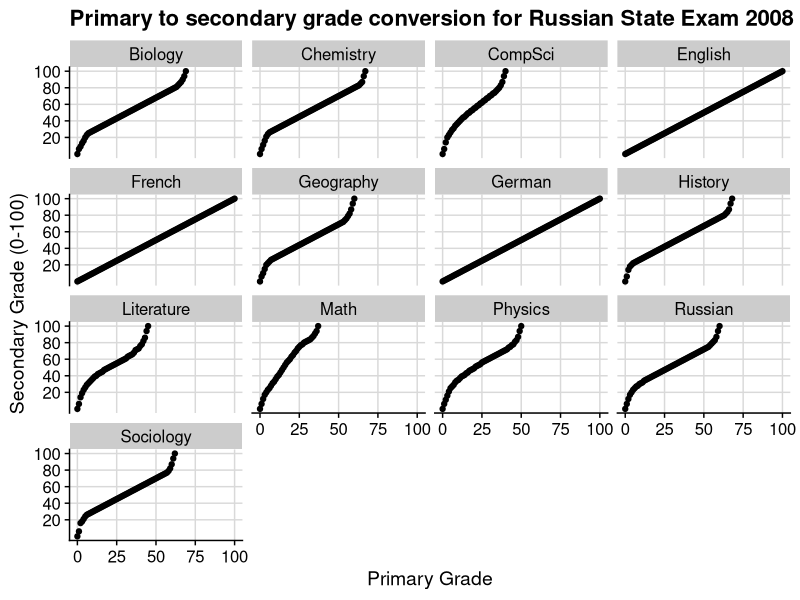
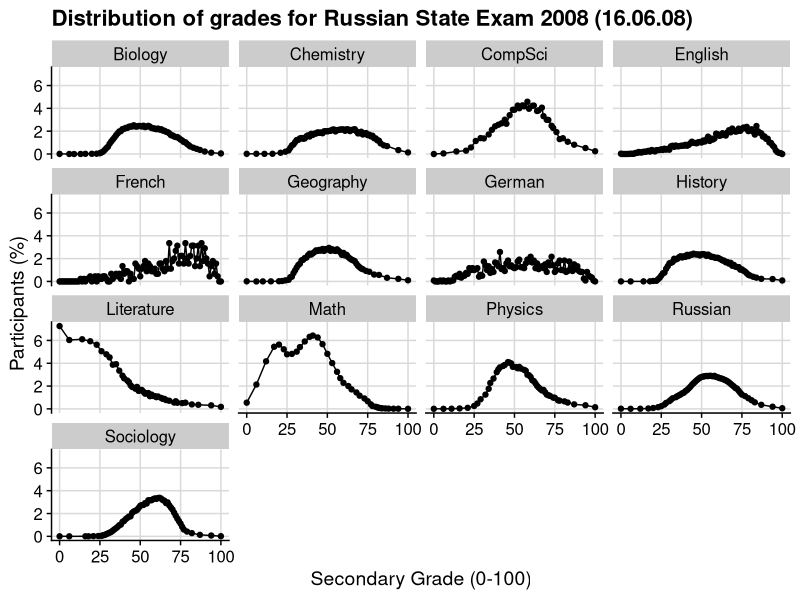
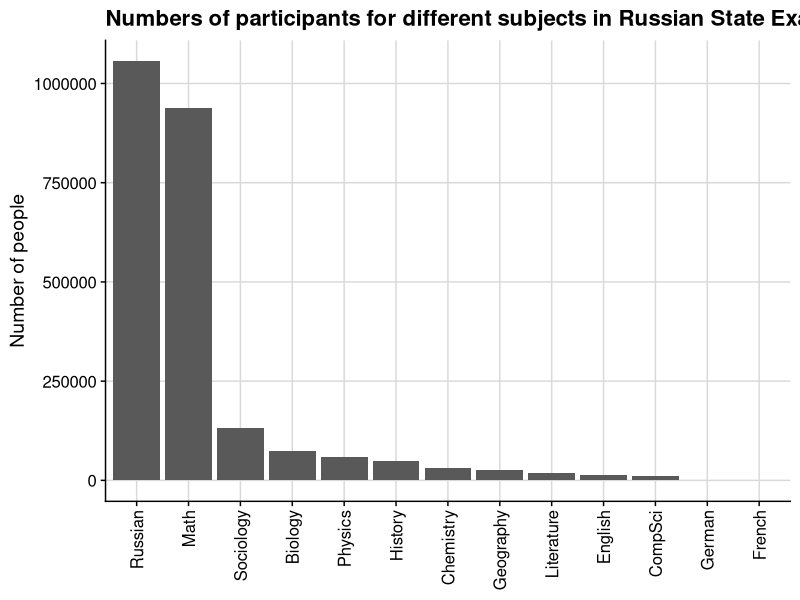

Reproduce these figures in R, in order.
#install.packages("rstudioapi")
library("rstudioapi")
setwd(dirname(rstudioapi::getActiveDocumentContext()$path))

#install.packages("ggplot2")
library("ggplot2")
#install.packages("cowplot")
library("cowplot")
#install.packages("ggrepel")
library("ggrepel")
#install.packages("readxl")
library("readxl")
#install.packages("plyr")
library("plyr")





##### reading data #####

#creating data frame
data <- data.frame(primary=c(),
                   secondary=c(),
                   people=c(),
                   percent=c(),
                   integralPercent=c(),
                   subject=c())

#creating a vector of subjects
subjects <- c('Russian', 'Math',
              'Physics', 'Chemistry',
              'CompSci', 'Biology',
              'History', 'Geography',
              'English', 'German',
              'French', 'Sociology', 'Literature')

# reading from file
for(i in 1:13){
  data_temp <- read_excel(file.path('data', 'tabl_sootv.xls'), sheet = i, skip=4)
  data_temp$subject <- subjects[i]
  data_temp <- data_temp[-dim(data_temp)[1],]
  data <- rbind(data, data_temp)
}

#making sure colnames are in check after merging data
colnames(data) <- c('primary', 'secondary', 'people', 'percent', 'integral', 'subject')
rm(data_temp)

#creating categories
data$category <- ""
data[data$subject == "Russian" |
       data$subject == "Math",]$category <- 'Obligatory'

data[data$subject == "English" |
       data$subject == "German" |
       data$subject == "French",]$category <- 'Foreign Languages'

data[data$subject == "Physics" |
       data$subject == "Chemistry" |
       data$subject == "Biology" |
       data$subject == "CompSci"|
       data$subject == "Geography",]$category <- 'Natural Sciences'

data[data$subject == "History" |
       data$subject == "Sociology" |
       data$subject == "Literature",]$category <- 'Social Sciences'





##### plotting primary to secondary #####

plotdots<- ggplot(data, aes(x=primary, y=secondary)) +
  geom_point() +
  scale_y_continuous(breaks=c(20,40,60,80,100)) +
  ggtitle("Primary to secondary grade conversion for Russian State Exam 2008")+
  xlab("Primary Grade")+
  ylab("Secondary Grade (0-100)")+
  facet_wrap( ~ subject, ncol=4)

png(file='ExamResults2008.png', width=800, height=600)
print(plotdots +
        theme_half_open() +
        background_grid() +
        theme())
dev.off()





##### plotting participants distribution #####
plots <- ggplot(data, aes(x=secondary, y=percent))+
  geom_point()+
  geom_line()+
  facet_wrap( ~ subject, ncol=4) +
  xlab("Secondary Grade (0-100)")+
  ylab("Participants (%)")+ 
  ggtitle("Distribution of grades for Russian State Exam 2008 (16.06.08)")

#outputting data into files
png(file='ExamDistribution2008.png', width=800, height=600)
plots +
  theme_half_open() +
  background_grid() +
  theme()
dev.off()





##### plotting number of participants for each subject #####
participantSummary <- ddply(data, .(subject), 
                            summarize, 
                            numbers = sum(people))

participantSummary$subject <- factor(participantSummary$subject,
                                     levels = participantSummary$subject[order(-participantSummary$numbers)])

#plotting summary
plotSummary <- ggplot(participantSummary, aes(x=subject, y=numbers))+
  geom_col()+
  ggtitle("Numbers of participants for different subjects in Russian State Exam 2008 (16.06.08)")+
  ylab("Number of people")+ 
  theme(axis.title.x = element_blank())

#outputting data into files
png(file='ExamSubjectSummary2008.png', width=800, height=600)
plotSummary +
    theme_half_open() +
    background_grid() +
    theme(axis.text.x = element_text(angle = 90, vjust = 0.5, hjust=1),
          axis.title.x = element_blank())
dev.off()
